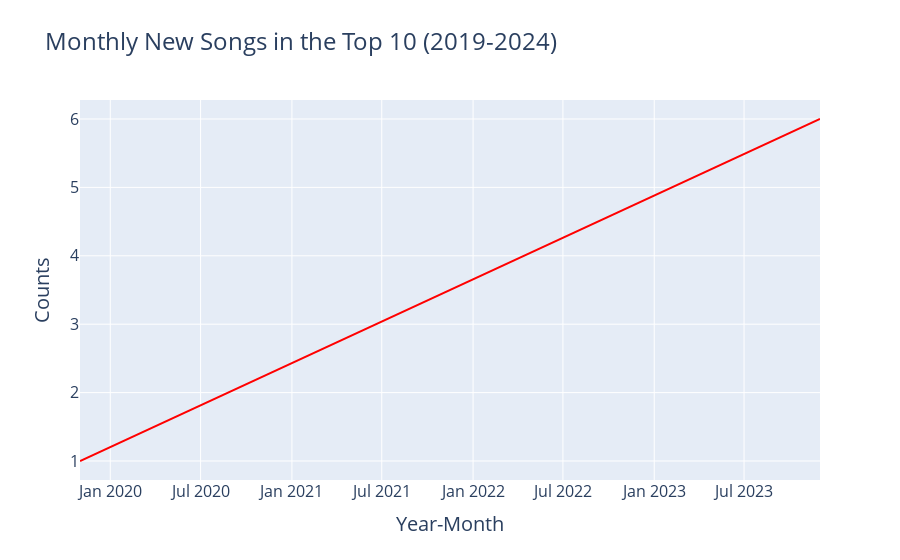

Notebook code cell kept with this figure:
### Code cell
# Monthly New Songs in the Top 10 (2019-2024)

# Create a line chart
fig = px.line(
    top10_songs_by_month,
    x='Year-Month',
    y='Monthly New Songs in the Top 10',
    color_discrete_sequence=['red'],
    title='Monthly New Songs in the Top 10 (2019-2024)',
)

# Customize the chart
fig.update_traces(hovertemplate='Year-Month: %{x|%Y-%m}<br>Value: %{y}')
fig.update_layout(
    xaxis_title='Year-Month',
    yaxis_title='Counts',
    title_font=dict(size=24),
    xaxis_title_font=dict(size=20),
    yaxis_title_font=dict(size=20),
    xaxis=dict(
        tickfont=dict(size=16)
    ),
    yaxis=dict(
        tickfont=dict(size=16)
    ),
    hoverlabel=dict(
        font=dict(
            family="Arial",
            size=14
        )
    ))

# Show the chart
fig.show()

### Figure 1 — Plotly figure (JSON) as saved in the notebook; plotly's stock layout.template omitted (floating-point values rounded to 4 significant figures)
{"data": [{"hovertemplate": "Year-Month: %{x|%Y-%m}<br>Value: %{y}", "legendgroup": "", "line": {"color": "red", "dash": "solid"}, "marker": {"symbol": "circle"}, "mode": "lines", "name": "", "orientation": "v", "showlegend": false, "type": "scatter", "x": ["2019-11", "2023-12"], "xaxis": "x", "y": [1, 6], "yaxis": "y"}], "layout": {"hoverlabel": {"font": {"family": "Arial", "size": 14}}, "legend": {"tracegroupgap": 0}, "title": {"font": {"size": 24}, "text": "Monthly New Songs in the Top 10 (2019-2024)"}, "xaxis": {"anchor": "y", "domain": [0, 1], "tickfont": {"size": 16}, "title": {"font": {"size": 20}, "text": "Year-Month"}}, "yaxis": {"anchor": "x", "domain": [0, 1], "tickfont": {"size": 16}, "title": {"font": {"size": 20}, "text": "Counts"}}}}
